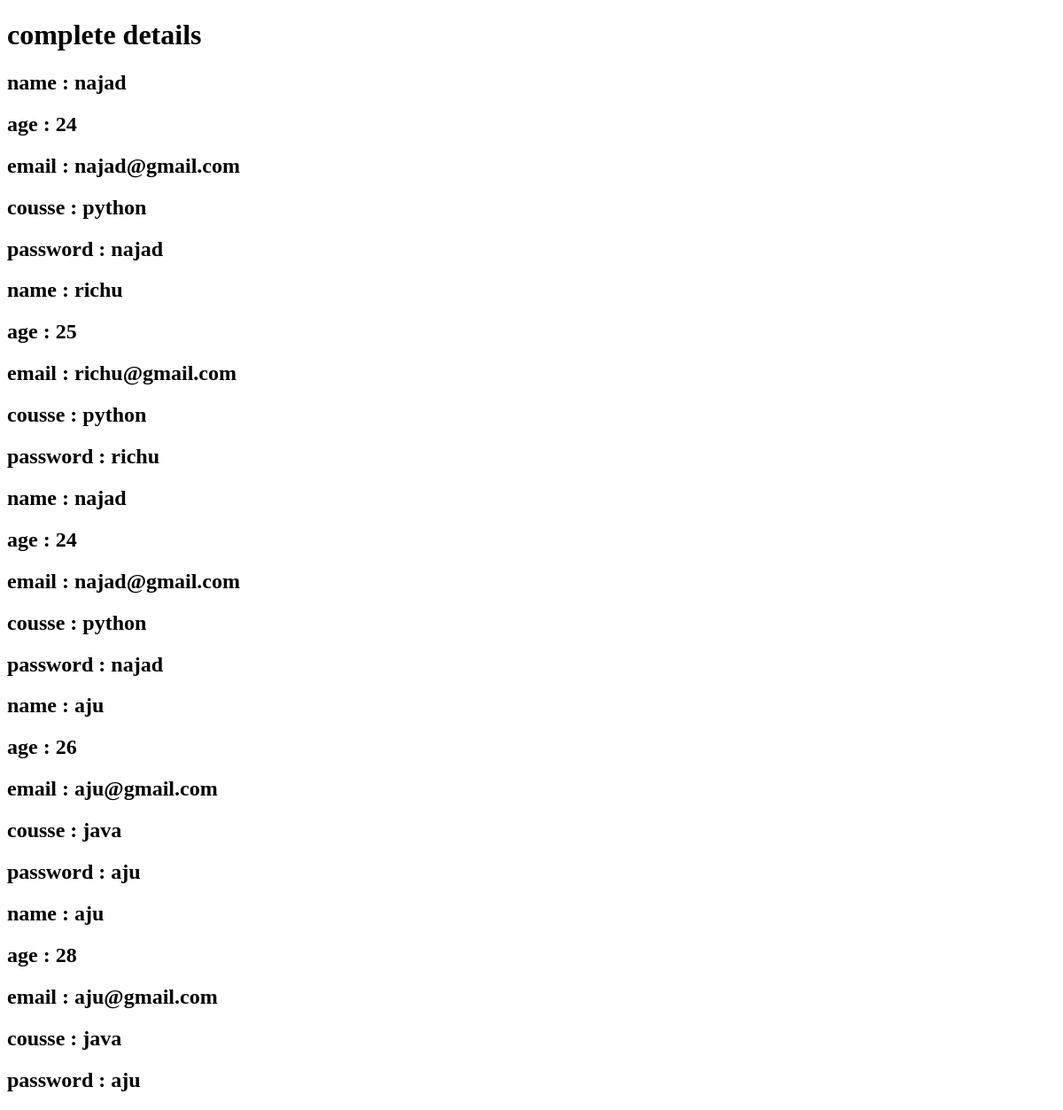
The app's page /fetch_data, older data.
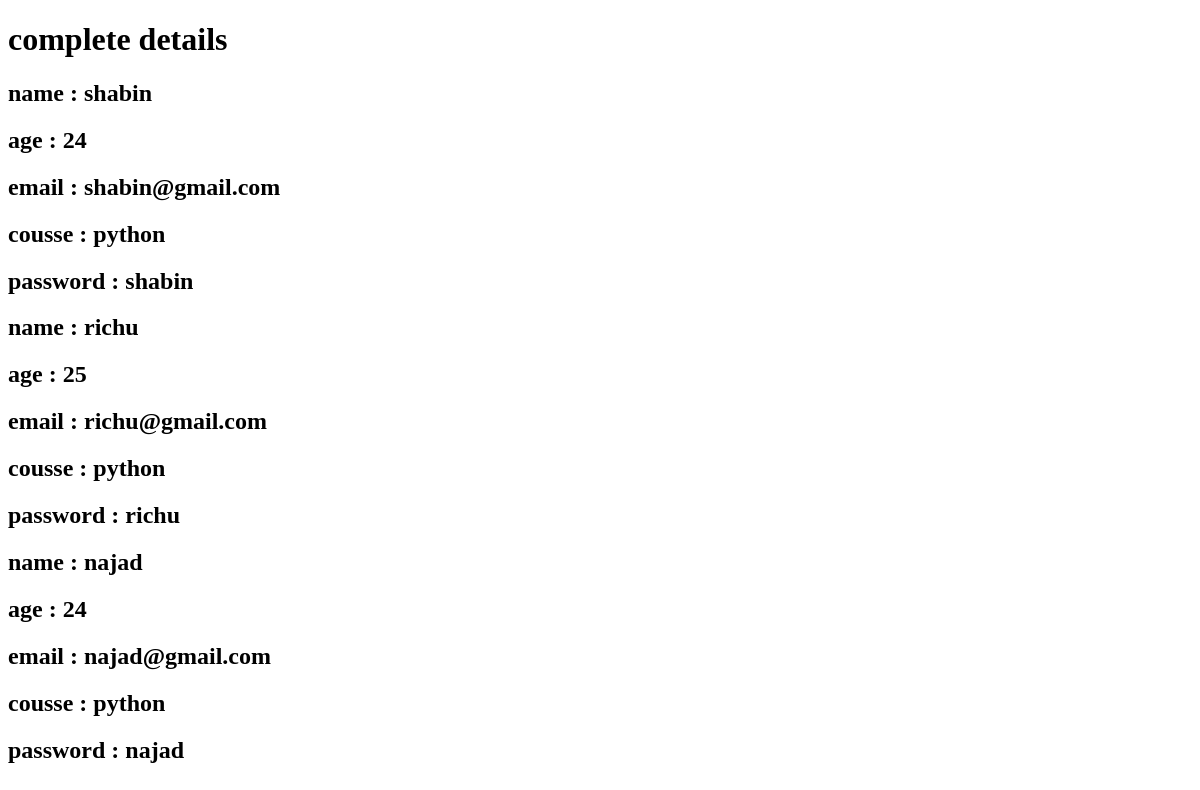
The same page, newer data.
### myapp/models.py (models this page shows, shortened)
class Student(models.Model) :
    name = models.CharField(max_length=100)
    age = models.IntegerField()
    age = models.IntegerField()
    email = models.EmailField()
    course = models.CharField(max_length=100)
    password = models.CharField(max_length=100)
    class Meta :
        db_table = "student"

### myapp/views.py (the view)
# urls.py: path( 'fetch_data',views.fetch_data),
def fetch_data(request) :
    s=Student.objects.all()
    return render(request , "fetch.html" , {"data": s})

### myapp/templates/fetch.html (shortened to what this page needs)
<!DOCTYPE html>
<html lang="en">
<head>
</head>
<body>
    <h1>complete details</h1>
    {% for i in data %}
    <h2>name : {{i.name}}</h2>
    <h2>age : {{i.age}}</h2>
    <h2>email : {{i.email}}</h2>
    <h2>cousse : {{i.course}}</h2>
    <h2>password : {{i.password}}</h2>
    {% endfor %}
</body>
</html>

Row changes from the older to the newer data that the page shows:
removed Student: name "aju", age "26", email "aju@gmail.com", course "java", password "aju"
removed Student: name "aju", age "28", email "aju@gmail.com", course "java", password "aju"
changed Student: name "najad" → "shabin"; email "najad@gmail.com" → "shabin@gmail.com"; password "najad" → "shabin"
